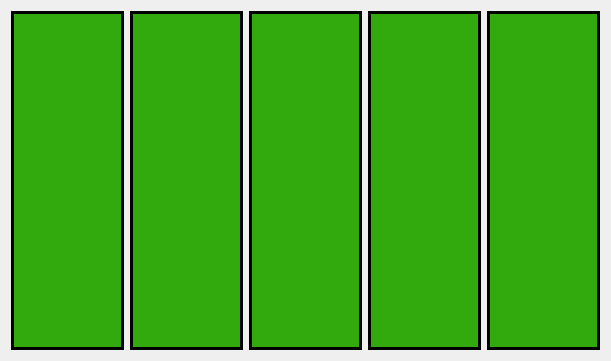
   <widget class="QWidget" name="horizontalLayoutWidget">
    <property name="geometry">
     <rect>
      <x>10</x>
      <y>60</y>
      <width>611</width>
      <height>361</height>
     </rect>
    </property>
    <layout class="QHBoxLayout" name="horizontalLayout_3">
     <item>
      <widget class="QPushButton" name="supplyb1">
       <property name="sizePolicy">
        <sizepolicy hsizetype="Minimum" vsizetype="Ignored">
         <horstretch>0</horstretch>
         <verstretch>0</verstretch>
        </sizepolicy>
       </property>
       <property name="autoFillBackground">
        <bool>false</bool>
       </property>
       <property name="styleSheet">
        <string notr="true">background-color: rgb(50, 170, 13);
border: solid#000000 10px;
border-width: 3px </string>
       </property>
       <property name="text">
        <string/>
       </property>
      </widget>
     </item>
     <item>
      <widget class="QPushButton" name="supplyb2">
       <property name="sizePolicy">
        <sizepolicy hsizetype="Minimum" vsizetype="Ignored">
         <horstretch>0</horstretch>
         <verstretch>0</verstretch>
        </sizepolicy>
       </property>
       <property name="autoFillBackground">
        <bool>false</bool>
       </property>
       <property name="styleSheet">
        <string notr="true">background-color: rgb(50, 170, 13);
border: solid#000000 10px;
border-width: 3px </string>
       </property>
       <property name="text">
        <string/>
       </property>
      </widget>
     </item>
     <item>
      <widget class="QPushButton" name="supplyb3">
       <property name="sizePolicy">
        <sizepolicy hsizetype="Minimum" vsizetype="Ignored">
         <horstretch>0</horstretch>
         <verstretch>0</verstretch>
        </sizepolicy>
       </property>
       <property name="autoFillBackground">
        <bool>false</bool>
       </property>
       <property name="styleSheet">
        <string notr="true">background-color: rgb(50, 170, 13);
border: solid#000000 10px;
border-width: 3px </string>
       </property>
       <property name="text">
        <string/>
       </property>
      </widget>
     </item>
     <item>
      <widget class="QPushButton" name="supplyb4">
       <property name="sizePolicy">
        <sizepolicy hsizetype="Minimum" vsizetype="Ignored">
         <horstretch>0</horstretch>
         <verstretch>0</verstretch>
        </sizepolicy>
       </property>
       <property name="autoFillBackground">
        <bool>false</bool>
       </property>
       <property name="styleSheet">
        <string notr="true">background-color: rgb(50, 170, 13);
border: solid#000000 10px;
border-width: 3px </string>
       </property>
       <property name="text">
        <string/>
       </property>
      </widget>
     </item>
     <item>
      <widget class="QPushButton" name="supplyb5">
       <property name="sizePolicy">
        <sizepolicy hsizetype="Minimum" vsizetype="Ignored">
         <horstretch>0</horstretch>
         <verstretch>0</verstretch>
        </sizepolicy>
       </property>
       <property name="autoFillBackground">
        <bool>false</bool>
       </property>
       <property name="styleSheet">
        <string notr="true">background-color: rgb(50, 170, 13);
border: solid#000000 10px;
border-width: 3px </string>
       </property>
       <property name="text">
        <string/>
       </property>
      </widget>
     </item>
    </layout>
   </widget>
